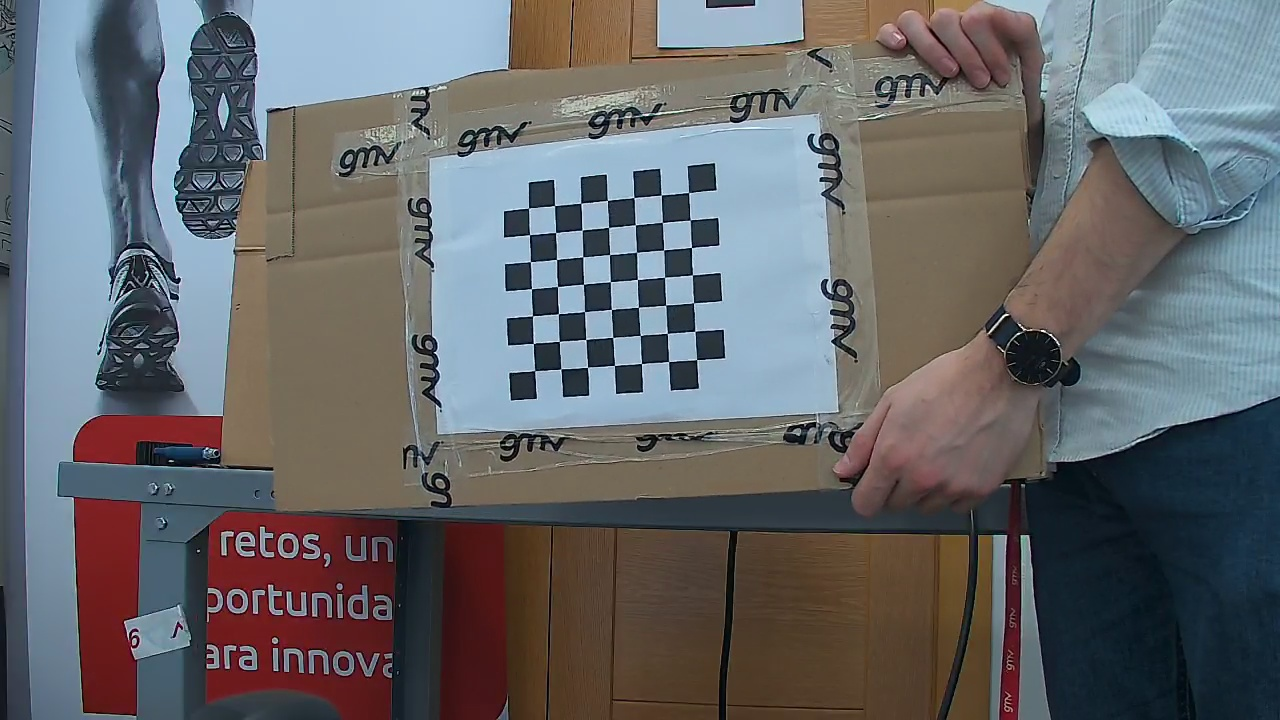
#> input picture test/capturas/captura_001.jpg, 1280 x 720 px
$ python calibrar.py
#> lines starting #> are read from the running program, lines starting #| are printed output that depends on the picture
import os

import cv2
import numpy as np
import glob
import yaml

# -------------------------------
# CONFIGURACIÓN
# -------------------------------
TABLERO = (7, 7)          # intersecciones interiores
TAMANO_CUADRADO = 0.02    # 2cm en metros
CARPETA = 'capturas'

# -------------------------------
# PREPARACIÓN
# -------------------------------

EXCLUIR = ['captura_010.jpg', 'captura_016.jpg', 'captura_017.jpg',
           'captura_018.jpg', 'captura_019.jpg', 'captura_020.jpg', 'captura_021.jpg']

criteria = (cv2.TERM_CRITERIA_EPS + cv2.TERM_CRITERIA_MAX_ITER, 30, 0.001)

objp = np.zeros((TABLERO[0] * TABLERO[1], 3), np.float32)
objp[:, :2] = np.mgrid[0:TABLERO[0], 0:TABLERO[1]].T.reshape(-1, 2)
objp *= TAMANO_CUADRADO

obj_points = []
img_points = []

fotos = sorted(glob.glob(f'{CARPETA}/*.jpg'))
print(f"Fotos encontradas: {len(fotos)}")

# -------------------------------
# DETECCIÓN DE ESQUINAS
# -------------------------------
fotos_validas = 0
fotos_fallidas = []

for fname in fotos:
    if os.path.basename(fname) in EXCLUIR:
        print(f"  SKIP: {fname}")
        continue
    img = cv2.imread(fname)
#> img is the input picture: shape (720, 1280, 3); mean B, G, R 106.3, 103.1, 101.5
    gray = cv2.cvtColor(img, cv2.COLOR_BGR2GRAY)
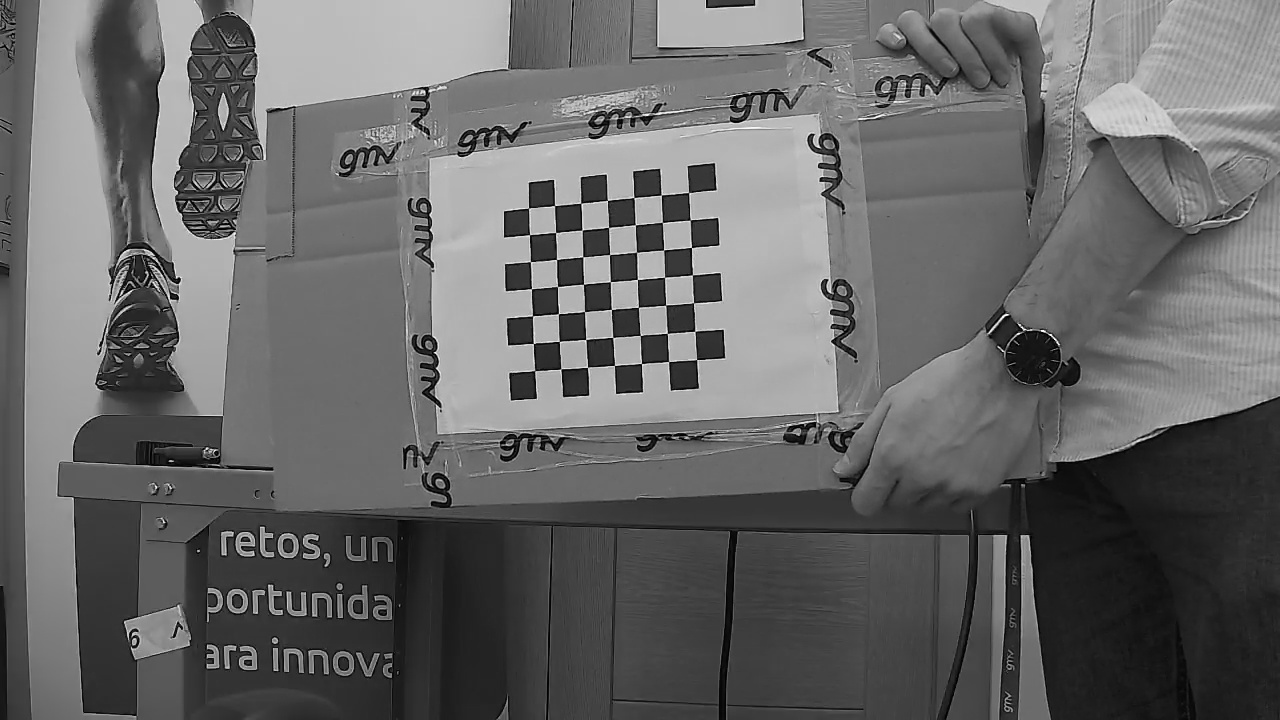
#> gray: shape (720, 1280); min 0, max 255, mean 103

    ret, corners = cv2.findChessboardCorners(gray, TABLERO, None)
#> ret = True; corners = 49 rows, first 8: [688.6, 192.5], [690.3, 220], [691.4, 247.5], [692.4, 274.8], [693.6, 302.6], [694.8, 331.3], [696.6, 359.5], [661.3, 195]

    if ret:
        obj_points.append(objp)
        corners2 = cv2.cornerSubPix(gray, corners, (11, 11), (-1, -1), criteria)
#> corners2 = 49 rows, first 8: [688.5, 192.6], [690.2, 220], [691.5, 247.5], [692.5, 274.9], [693.5, 302.8], [694.8, 331.2], [696.6, 359.7], [661.2, 194.8]
        img_points.append(corners2)
        fotos_validas += 1
        print(f"  OK: {fname}")
    else:
        fotos_fallidas.append(fname)
        print(f"  FAIL: {fname} — tablero no detectado")
#> pass 2 of the loop `for fname in fotos:`:
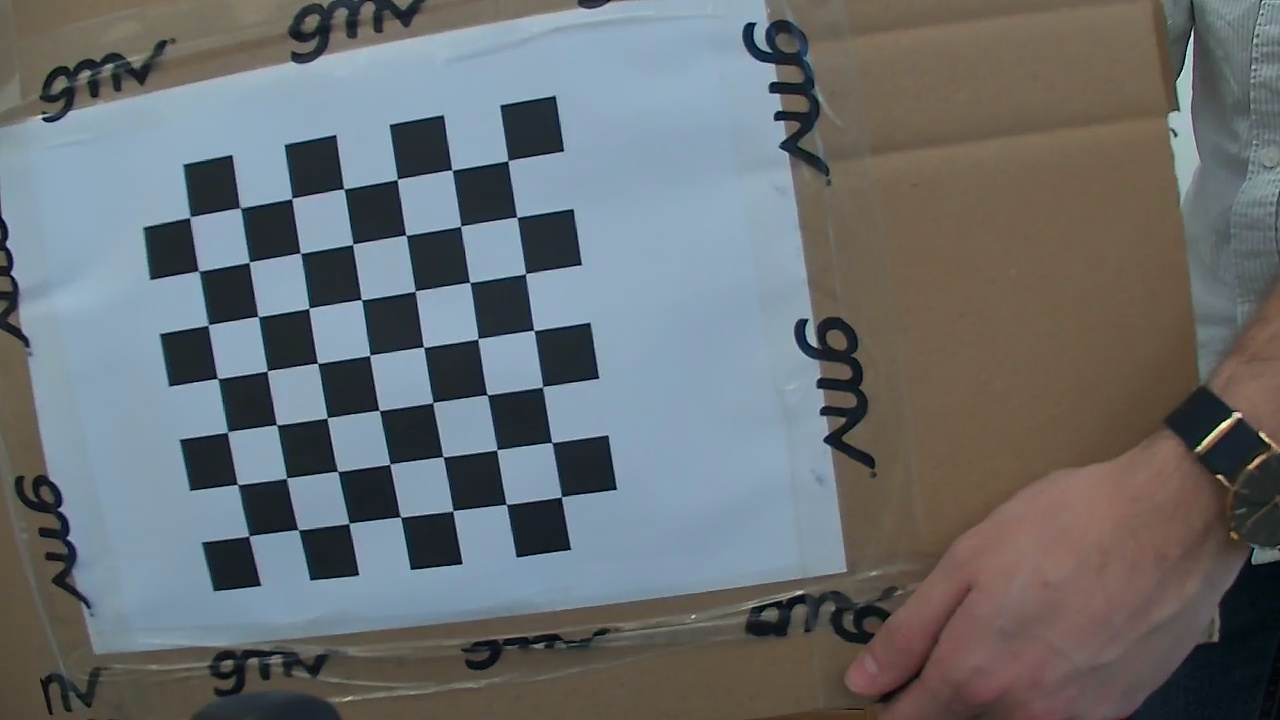
#> input picture test/capturas/captura_002.jpg, 1280 x 720 px
#> img is the input picture: shape (720, 1280, 3); mean B, G, R 113, 110.4, 105.9
#> `gray = cv2.cvtColor(img, cv2.COLOR_BGR2GRAY)`:
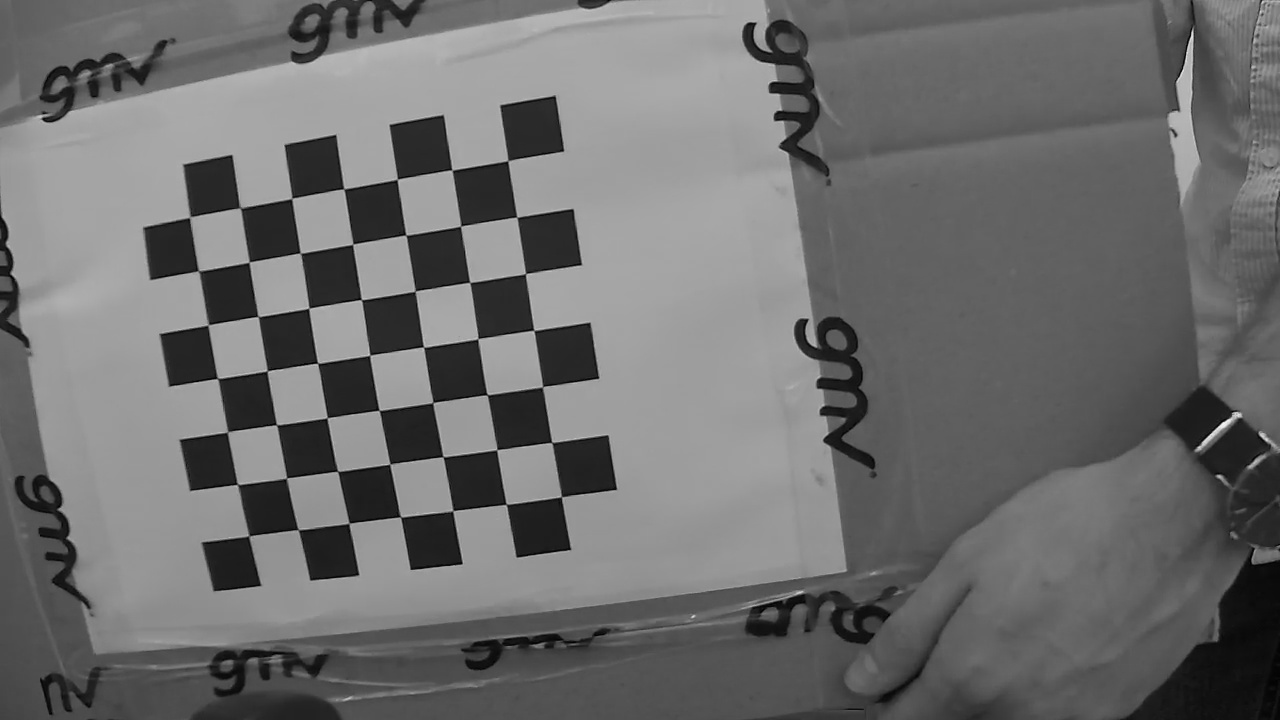
#> gray: shape (720, 1280); min 1, max 247, mean 109.4
#> corners = 49 rows, first 8: [507.8, 160.7], [516.7, 217.1], [525.6, 273.6], [533.9, 330.5], [542.5, 386.9], [551.6, 442.4], [561.4, 496.7], [452, 170.2]
#> corners2 = 49 rows, first 8: [507.8, 160.7], [516.8, 217.1], [525.5, 273.7], [533.9, 330.4], [542.5, 386.7], [551.8, 442.5], [561.4, 496.8], [451.9, 169.9]
#> pass 3 of the loop `for fname in fotos:`:
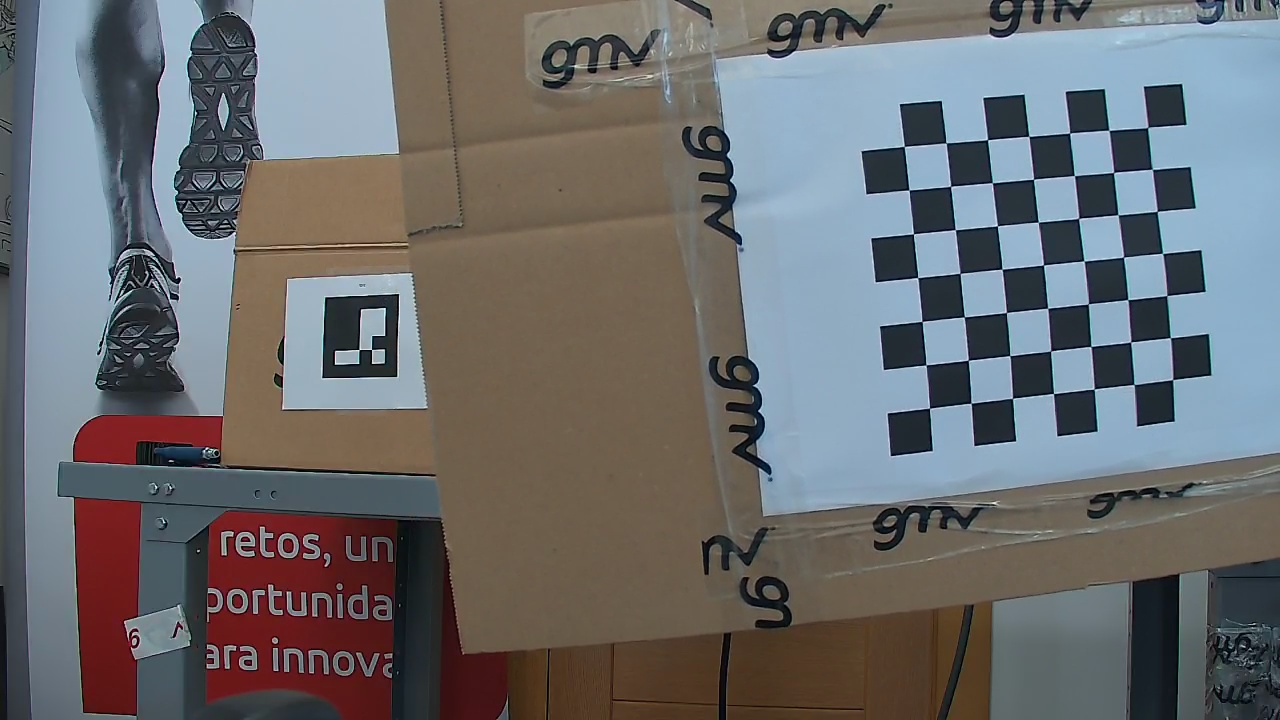
#> input picture test/capturas/captura_003.jpg, 1280 x 720 px
#> img is the input picture: shape (720, 1280, 3); mean B, G, R 110.2, 108.2, 107.4
#> `gray = cv2.cvtColor(img, cv2.COLOR_BGR2GRAY)`:
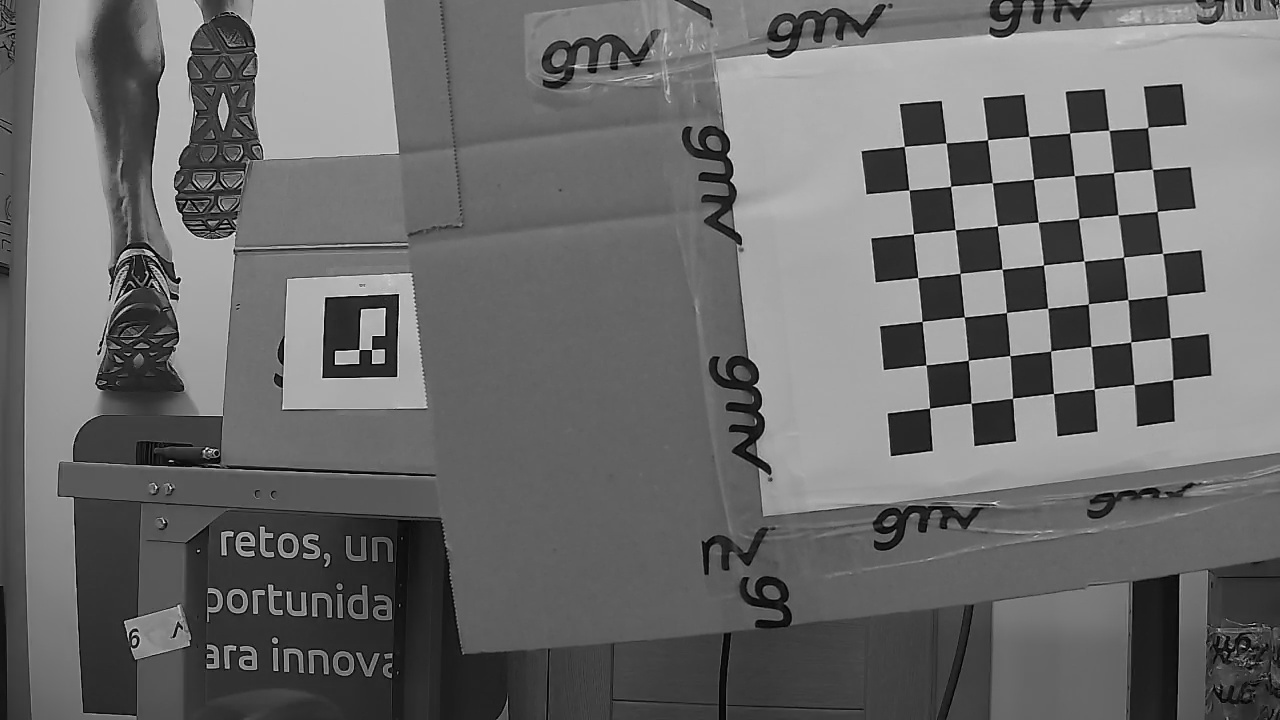
#> gray: shape (720, 1280); min 0, max 252, mean 108.1
#> corners = 49 rows, first 8: [1147.7, 127.5], [1152.3, 169.3], [1157.2, 211.4], [1162.4, 253.4], [1166.8, 295.5], [1170.4, 337.7], [1172.6, 379.6], [1108.9, 130.4]
#> corners2 = 49 rows, first 8: [1147.7, 127.4], [1152.3, 169.4], [1157.1, 211.4], [1162.6, 253.4], [1166.7, 295.6], [1170.4, 337.7], [1172.6, 379.6], [1108.9, 130.3]
#> the loop made 9 passes; the first 3 are shown

print(f"\nFotos válidas: {fotos_validas}/{len(fotos)}")

if fotos_validas < 10:
    print("ERROR: pocas fotos válidas, necesitas al menos 10. Toma más fotos.")
    exit()
#> (the program exits here)
